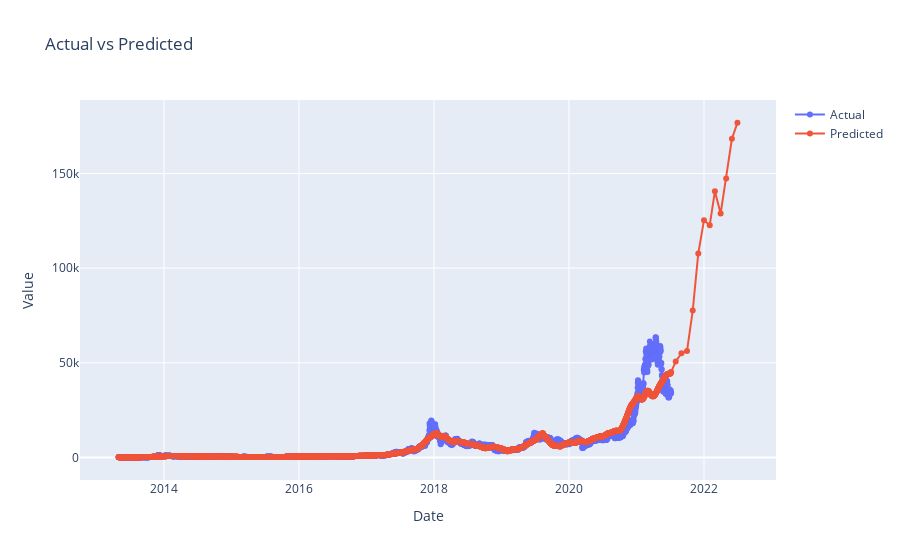

The notebook cell this image was saved under:
### Code cell
import plotly.graph_objs as go

predict_chart = go.Scatter(
    y=final_data["yhat"],
    x=final_data["ds"],
    mode='lines+markers',
    name="Predicted",
    hovertemplate='Date: %{x}<br>Predicted: %{y:.2f}<extra></extra>'
)

actual_chart = go.Scatter(
    y=final_data["y"],
    x=final_data["ds"],
    mode='lines+markers',
    name="Actual"
)

fig = go.Figure([actual_chart, predict_chart])
fig.update_layout(title="Actual vs Predicted", xaxis_title="Date", yaxis_title="Value")
fig.show()

### Figure 1 — Plotly figure (JSON) as saved in the notebook; plotly's stock layout.template omitted (floating-point values rounded to 4 significant figures; data arrays with more than 128 entries replaced by an {"elided": "..."} marker saying what was removed)
{"data": [{"mode": "lines+markers", "name": "Actual", "type": "scatter", "x": {"elided": "3003 str values"}, "y": {"elided": "3003 float values"}}, {"hovertemplate": "Date: %{x}<br>Predicted: %{y:.2f}<extra></extra>", "mode": "lines+markers", "name": "Predicted", "type": "scatter", "x": {"elided": "3003 str values"}, "y": {"elided": "3003 float values"}}], "layout": {"title": {"text": "Actual vs Predicted"}, "xaxis": {"title": {"text": "Date"}}, "yaxis": {"title": {"text": "Value"}}}}
